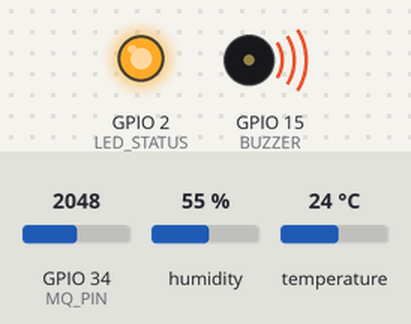
This program was run on a simulated ESP32. Parts: output pins drawn as LEDs (lit = HIGH), buzzer (waves = sounding, pin HIGH). Inputs (shaded band) come from the test bench; at power-on: GPIO 34 (MQ_PIN) = 2048, humidity 55 %, temperature 24 °C. WiFi joins after 1.5 s; servers stay silent unless stated; what the program prints to the serial monitor is not drawn.

Above: at 2.7 s.
2.8 s: GPIO 34 (MQ_PIN) set to 1873
4.5 s: GPIO 34 (MQ_PIN) set to 1771
At 6.5 s:
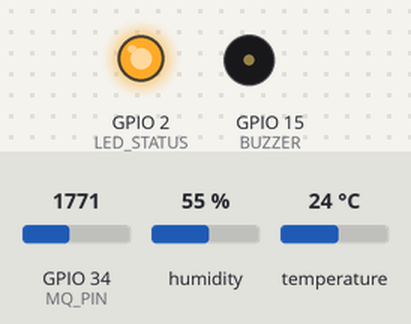
7.1 s: GPIO 34 (MQ_PIN) set to 1840
At 7.9 s:
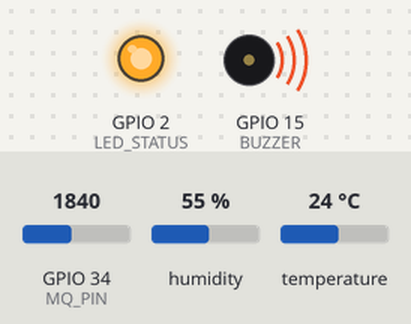
8.8 s: GPIO 34 (MQ_PIN) set to 1760
At 9.6 s:
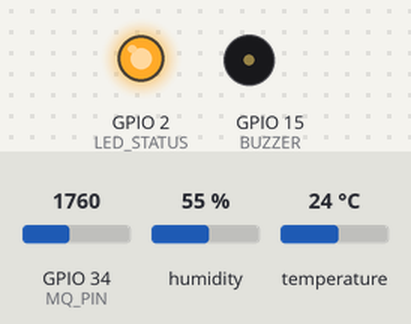
Timing chart, 0 to 11.6 s (numbered marks = the images above; inputs shaded):
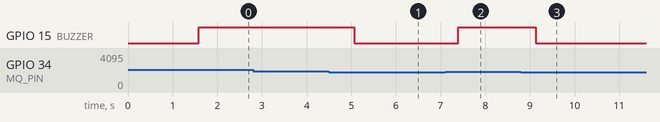

The program:

main.cpp
```cpp
#include <WiFi.h>
#include <WebServer.h>
#include <Adafruit_AHTX0.h>

// =============================
// CONFIG WIFI
// =============================
const char *ssid = "SOC_BEN_SAO_JOSE";
const char *password = "97531dcba";

// =============================
// PINOS
// =============================
#define MQ_PIN 34       // ADC seguro
#define BUZZER 15
#define LED_STATUS 2

// =============================
// OBJETOS
// =============================
Adafruit_AHTX0 aht;
WebServer server(80);

// =============================
// VARIÁVEIS
// =============================
float temperatura = 0;
float umidade = 0;
int gasVal = 0;

String estado = "seguro";

// =============================
// LIMITES
// Ajuste depois conforme o sensor
// =============================
int GAS_LIMITE = 1800;    // Para MQ com divisor
float TEMP_LIMITE = 50.0; // Temperatura máxima
float UMID_LIMITE = 90.0; // Umidade crítica

// =============================
void avaliarEstado() {
  bool alerta = false;

  if (gasVal > GAS_LIMITE) alerta = true;
  if (temperatura > TEMP_LIMITE) alerta = true;
  if (umidade > UMID_LIMITE) alerta = true;

  if (alerta) {
    estado = "alerta";
    digitalWrite(BUZZER, HIGH);
  } else {
    estado = "seguro";
    digitalWrite(BUZZER, LOW);
  }
}

// =============================
void handleDados() {
  String json = "{";

  json += "\"temperatura\":" + String(temperatura) + ",";
  json += "\"umidade\":" + String(umidade) + ",";
  json += "\"gas\":" + String(gasVal) + ",";
  json += "\"estado\":\"" + estado + "\"";

  json += "}";

  server.send(200, "application/json", json);
}

// =============================
void setup() {
  Serial.begin(115200);

  pinMode(BUZZER, OUTPUT);
  pinMode(LED_STATUS, OUTPUT);
  digitalWrite(LED_STATUS, HIGH);

  // Inicia AHT21
  if (!aht.begin()) {
    Serial.println("ERRO AHT21!");
    while (1);
  }
  Serial.println("AHT21 OK.");

  // Conecta WiFi
  WiFi.begin(ssid, password);
  Serial.print("Conectando ao WiFi");
  while (WiFi.status() != WL_CONNECTED) {
    Serial.print(".");
    delay(500);
  }
  Serial.println("\nWiFi conectado!");
  Serial.println(WiFi.localIP());

  server.on("/dados", handleDados);
  server.begin();
}

// =============================
void loop() {
  server.handleClient();

  // AHT21
  sensors_event_t hum, temp;
  aht.getEvent(&hum, &temp);

  temperatura = temp.temperature;
  umidade = hum.relative_humidity;

  // MQ via ADC
  gasVal = analogRead(MQ_PIN);

  avaliarEstado();

  Serial.print("Temp: ");
  Serial.print(temperatura);
  Serial.print(" | Umid: ");
  Serial.print(umidade);
  Serial.print(" | Gas: ");
  Serial.print(gasVal);
  Serial.print(" | Estado: ");
  Serial.println(estado);

  delay(500);
}
```

Measured:
- the behaviour switches between 1801 and 1800 on GPIO 34 (MQ_PIN) (found by bisection; images 0 and 1)
- after the input at 2.8 s, every drawn part: stays the same
- after the input at 4.5 s, GPIO 15 (BUZZER): HIGH → LOW after 0.57 s
- after the input at 7.1 s, GPIO 15 (BUZZER): LOW → HIGH after 0.29 s
- after the input at 8.8 s, GPIO 15 (BUZZER): HIGH → LOW after 0.33 s
